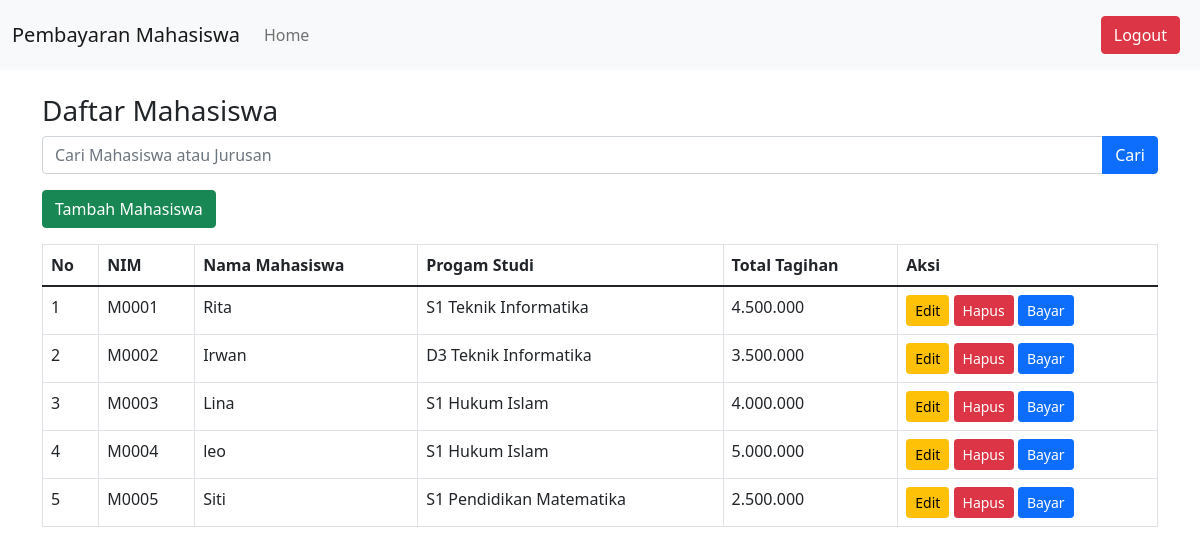
The page /mahasiswa.php on the database its author committed.
### tables this page shows
CREATE TABLE `mahasiswa` (
  `id_mahasiswa` int(11) NOT NULL,
  `id_user` int(11) NOT NULL,
  `nim` varchar(20) NOT NULL,
  `total_tagihan` decimal(20,0) NOT NULL,
  `id_jurusan` int(11) NOT NULL
);

CREATE TABLE `users` (
  `id_user` int(11) NOT NULL,
  `nama` varchar(100) NOT NULL,
  `username` varchar(50) NOT NULL,
  `password` varchar(255) NOT NULL,
  `role` enum('admin','tu','dosen','mahasiswa') NOT NULL
);

CREATE TABLE `jurusan` (
  `id_jurusan` int(11) NOT NULL,
  `nama_jurusan` varchar(100) NOT NULL,
  `id_fakultas` int(11) NOT NULL
);

### mahasiswa.php (the view, shortened to what this page needs)
<?php
include 'db.php';
$cari = isset($_GET['cari']) ? $_GET['cari'] : '';
$sql = "
    SELECT
        mahasiswa.id_mahasiswa,
        mahasiswa.nim,
        mahasiswa.total_tagihan,
        users.nama AS nama_mahasiswa,
        jurusan.nama_jurusan
    FROM mahasiswa
    INNER JOIN users ON mahasiswa.id_user = users.id_user
    INNER JOIN jurusan ON mahasiswa.id_jurusan = jurusan.id_jurusan
    WHERE users.nama LIKE ? OR jurusan.nama_jurusan LIKE ?
";
$stmt = $conn->prepare($sql);
$search_term = "%" . $cari . "%";
$stmt->bind_param("ss", $search_term, $search_term);
$stmt->execute();
$result = $stmt->get_result();
$mahasiswa = [];
if ($result && $result->num_rows > 0) {
    while ($row = $result->fetch_assoc()) {
        $mahasiswa[] = $row;
    }
}
?>
<!DOCTYPE html>
<html lang="en">
<head>
    <link href="https://cdn.jsdelivr.net/npm/bootstrap@5.1.3/dist/css/bootstrap.min.css" rel="stylesheet">
</head>
<body>
    <?php include 'navbar.php'; ?>
    <div class="container mt-4">
        <h3>Daftar Mahasiswa</h3>
        <form class="mb-3" method="get" action="mahasiswa.php">
            <div class="input-group">
                <input type="text" class="form-control" name="cari" placeholder="Cari Mahasiswa atau Jurusan" value="<?= htmlspecialchars($cari ?? ''); ?>">
                <button class="btn btn-primary" type="submit">Cari</button>
            </div>
        </form>
        <a href="tambah_mahasiswa.php" class="btn btn-success mb-3">Tambah Mahasiswa</a>
        <table class="table table-bordered">
            <thead>
                <tr>
                    <th>No</th>
                    <th>NIM</th>
                    <th>Nama Mahasiswa</th>
                    <th>Progam Studi</th>
                    <th>Total Tagihan</th>
                    <th>Aksi</th>
                </tr>
            </thead>
            <tbody>
                <?php if (!empty($mahasiswa)): ?>
                    <?php foreach ($mahasiswa as $index => $data_mahasiswa): ?>
                        <tr>
                            <td><?= $index + 1; ?></td>
                            <td><?= htmlspecialchars($data_mahasiswa['nim']); ?></td>
                            <td><?= htmlspecialchars($data_mahasiswa['nama_mahasiswa']); ?></td>
                            <td><?= htmlspecialchars($data_mahasiswa['nama_jurusan']); ?></td>
                            <td><?= number_format($data_mahasiswa['total_tagihan'], 0, ',', '.'); ?></td>
                            <td>
                                <a href="edit_mahasiswa.php?id=<?= $data_mahasiswa['id_mahasiswa']; ?>" class="btn btn-warning btn-sm">Edit</a>
                                <a href="hapus_mahasiswa.php?id=<?= $data_mahasiswa['id_mahasiswa']; ?>" class="btn btn-danger btn-sm" onclick="return confirm('Apakah Anda yakin ingin menghapus mahasiswa ini?');">Hapus</a>
                                <a href="pembayaran_mahasiswa.php?id=<?= $data_mahasiswa['id_mahasiswa']; ?>" class="btn btn-primary btn-sm" >Bayar</a>
                            </td>
                        </tr>
                    <?php endforeach; ?>
                <?php else: ?>
                    <tr>
                        <td colspan="6" class="text-center">Tidak ada data mahasiswa yang ditemukan.</td>
                    </tr>
                <?php endif; ?>
            </tbody>
        </table>
    </div>
</body>
</html>

### rows shown on the page
mahasiswa: nim "M0001", id_user.nama "Rita", id_jurusan.nama_jurusan "S1 Teknik Informatika", total_tagihan "4.500.000"
mahasiswa: nim "M0002", id_user.nama "Irwan", id_jurusan.nama_jurusan "D3 Teknik Informatika", total_tagihan "3.500.000"
mahasiswa: nim "M0003", id_user.nama "Lina", id_jurusan.nama_jurusan "S1 Hukum Islam", total_tagihan "4.000.000"
mahasiswa: nim "M0004", id_user.nama "leo", id_jurusan.nama_jurusan "S1 Hukum Islam", total_tagihan "5.000.000"
mahasiswa: nim "M0005", id_user.nama "Siti", id_jurusan.nama_jurusan "S1 Pendidikan Matematika", total_tagihan "2.500.000"
